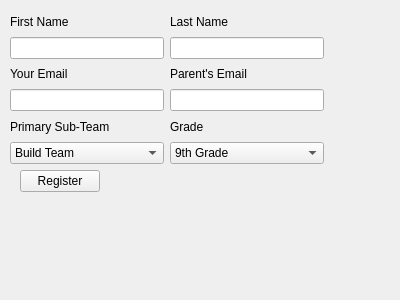
<?xml version="1.0" encoding="UTF-8"?>
<ui version="4.0">
 <class>Register</class>
 <widget class="QWidget" name="Register">
  <property name="geometry">
   <rect>
    <x>0</x>
    <y>0</y>
    <width>400</width>
    <height>300</height>
   </rect>
  </property>
  <property name="windowTitle">
   <string>Form</string>
  </property>
  <widget class="QPushButton" name="registerButton">
   <property name="geometry">
    <rect>
     <x>20</x>
     <y>170</y>
     <width>80</width>
     <height>22</height>
    </rect>
   </property>
   <property name="text">
    <string>Register</string>
   </property>
  </widget>
  <widget class="QWidget" name="layoutWidget">
   <property name="geometry">
    <rect>
     <x>10</x>
     <y>12</y>
     <width>314</width>
     <height>152</height>
    </rect>
   </property>
   <layout class="QVBoxLayout" name="verticalLayout_7">
    <item>
     <layout class="QHBoxLayout" name="horizontalLayout">
      <item>
       <layout class="QVBoxLayout" name="verticalLayout">
        <item>
         <widget class="QLabel" name="label">
          <property name="text">
           <string>First Name</string>
          </property>
         </widget>
        </item>
        <item>
         <widget class="QLineEdit" name="firstName">
          <property name="minimumSize">
           <size>
            <width>150</width>
            <height>22</height>
           </size>
          </property>
         </widget>
        </item>
       </layout>
      </item>
      <item>
       <layout class="QVBoxLayout" name="verticalLayout_2">
        <item>
         <widget class="QLabel" name="label_2">
          <property name="text">
           <string>Last Name</string>
          </property>
         </widget>
        </item>
        <item>
         <widget class="QLineEdit" name="lastName">
          <property name="minimumSize">
           <size>
            <width>150</width>
            <height>22</height>
           </size>
          </property>
         </widget>
        </item>
       </layout>
      </item>
     </layout>
    </item>
    <item>
     <layout class="QHBoxLayout" name="horizontalLayout_3">
      <item>
       <layout class="QVBoxLayout" name="verticalLayout_5">
        <item>
         <widget class="QLabel" name="label_5">
          <property name="text">
           <string>Your Email</string>
          </property>
         </widget>
        </item>
        <item>
         <widget class="QLineEdit" name="personalEmail">
          <property name="minimumSize">
           <size>
            <width>150</width>
            <height>22</height>
           </size>
          </property>
         </widget>
        </item>
       </layout>
      </item>
      <item>
       <layout class="QVBoxLayout" name="verticalLayout_6">
        <item>
         <widget class="QLabel" name="label_6">
          <property name="text">
           <string>Parent's Email</string>
          </property>
         </widget>
        </item>
        <item>
         <widget class="QLineEdit" name="parentEmail">
          <property name="minimumSize">
           <size>
            <width>150</width>
            <height>22</height>
           </size>
          </property>
         </widget>
        </item>
       </layout>
      </item>
     </layout>
    </item>
    <item>
     <layout class="QHBoxLayout" name="horizontalLayout_2">
      <item>
       <layout class="QVBoxLayout" name="verticalLayout_3">
        <item>
         <widget class="QLabel" name="label_3">
          <property name="text">
           <string>Primary Sub-Team</string>
          </property>
         </widget>
        </item>
        <item>
         <widget class="QComboBox" name="team">
          <property name="minimumSize">
           <size>
            <width>150</width>
            <height>22</height>
           </size>
          </property>
          <item>
           <property name="text">
            <string>Build Team</string>
           </property>
          </item>
          <item>
           <property name="text">
            <string>Programming Team</string>
           </property>
          </item>
          <item>
           <property name="text">
            <string>Electrical Team</string>
           </property>
          </item>
          <item>
           <property name="text">
            <string>CAD Team</string>
           </property>
          </item>
          <item>
           <property name="text">
            <string>Imagery Team</string>
           </property>
          </item>
         </widget>
        </item>
       </layout>
      </item>
      <item>
       <layout class="QVBoxLayout" name="verticalLayout_4">
        <item>
         <widget class="QLabel" name="label_4">
          <property name="text">
           <string>Grade</string>
          </property>
         </widget>
        </item>
        <item>
         <widget class="QComboBox" name="grade">
          <property name="minimumSize">
           <size>
            <width>150</width>
            <height>22</height>
           </size>
          </property>
          <item>
           <property name="text">
            <string extracomment="asdf">9th Grade</string>
           </property>
          </item>
          <item>
           <property name="text">
            <string>10th Grade</string>
           </property>
          </item>
          <item>
           <property name="text">
            <string>11th Grade</string>
           </property>
          </item>
          <item>
           <property name="text">
            <string>12th Grade</string>
           </property>
          </item>
          <item>
           <property name="text">
            <string>Mentor</string>
           </property>
          </item>
         </widget>
        </item>
       </layout>
      </item>
     </layout>
    </item>
   </layout>
  </widget>
 </widget>
 <resources/>
 <connections/>
</ui>
